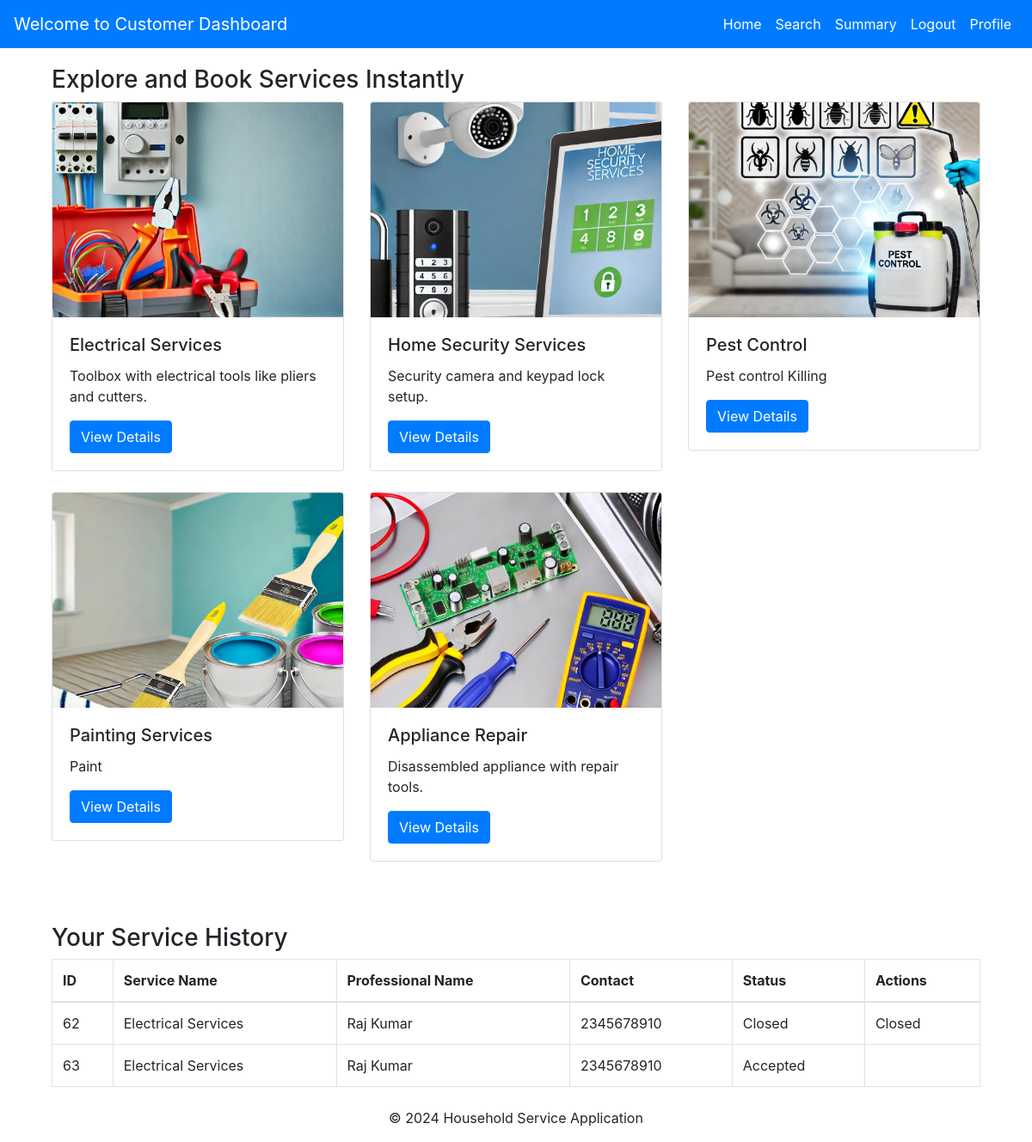
Screenshot of /customer/dashboard (signed in) with the database file from the repository.
### models.py (models this page shows, shortened)
class Service(db.Model):
    __tablename__ = 'service'
    service_id = db.Column(db.Integer, primary_key=True, autoincrement=True, nullable=False)
    user_id = db.Column(db.Integer, db.ForeignKey('users.user_id'), default=1, nullable=True)
    prof_id = db.Column(db.Integer, db.ForeignKey('service_professionals.prof_id'), default=1, nullable=True)
    name = db.Column(db.String(100), nullable=True)
    new_service_name = db.Column(db.String(100), nullable=True)
    description = db.Column(db.Text, nullable=True)
    base_price = db.Column(db.Float, nullable=False)
    date_created = db.Column(db.DateTime, default=datetime.utcnow)
    image = db.Column(db.String(255), nullable=True)

class ServiceRequest(db.Model):
    __tablename__ = 'service_requests'
    req_id = db.Column(db.Integer, primary_key=True, autoincrement=True, nullable=False)
    user_id = db.Column(db.Integer, db.ForeignKey('users.user_id'), nullable=True)
    service_id = db.Column(db.Integer, db.ForeignKey('service.service_id'), nullable=True)
    prof_id = db.Column(db.Integer, db.ForeignKey('service_professionals.prof_id'), nullable=True)
    status = db.Column(db.String(20), default='Requested', nullable=False)
    rating = db.Column(db.Integer)
    remarks = db.Column(db.String(255))
    requested_date = db.Column(db.DateTime, default=datetime.utcnow, nullable=False)
    close_date = db.Column(db.DateTime, default=datetime.utcnow, nullable=False)
    service = db.relationship('Service', backref='requests')
    professional = db.relationship('ServiceProfessional', backref='requests')

class ServiceProfessional(UserMixin, db.Model):
    __tablename__ = 'service_professionals'
    prof_id = db.Column(db.Integer, primary_key=True, autoincrement=True, nullable=False)  # Auto-increment primary key
    username = db.Column(db.String(255), unique=True, nullable=False)  # Unique username
    password = db.Column(db.String(200), nullable=False)  # Store hashed password
    prof_name = db.Column(db.String(250), nullable=False)  # Name of the professional
    service_type = db.Column(db.String(100), nullable=False)  # Type of service offered
    experience = db.Column(db.String(100), nullable=False)  # Years of experience
    address = db.Column(db.Text, nullable=False)  # Address
    contact = db.Column(db.String(15), nullable=False)  # Contact number
    pincode = db.Column(db.String(10), nullable=False)  # Pincode/ZIP code
    date_created = db.Column(db.DateTime, default=func.now(), nullable=False)  # Automatically set to current timestamp
    status = db.Column(db.Text, default=ProfessionalStatus.PENDING, nullable=False)  # Status stored as text
    role = db.Column(db.String(50), default='service_professional', nullable=False)
    service_requests = db.relationship('ServiceRequest', backref='service_professionals', lazy=True)

### customer_routes.py (the view)
@customer_bp.route('/dashboard')
def dashboard():
    user_id = session.get('user_id')
    if not user_id:
        flash('You must log in to access the dashboard.', 'danger')
        return redirect(url_for('main.login'))  # Replace with your login route
    service_history = ServiceRequest.query.filter_by(user_id=user_id).all()
    services = Service.query.all()
    return render_template(
        'user_panel/customer_dashboard.html',
        services=services,
        service_history=service_history
    )

### templates/user_panel/customer_dashboard.html
{% extends 'user_panel/base.html' %}
{% block content %}
<div class="container">
    <section class="services">
        <h3>Explore and Book Services Instantly</h3>
        <div class="row">
            {% for service in services %}
                <div class="col-md-4 mb-4">
                    <div class="card">
                        <img src="{{ url_for('static', filename=service.image[7:]) if service.image else url_for('static', filename='uploads/default-service-image.jpg') }}"
                                 class="card-img-top" alt="{{ service.name }}" style="max-height: 250px; object-fit: cover;">
                        <div class="card-body">
                            <h5 class="card-title">{{ service.name }}</h5>
                            <p class="card-text">{{ service.description }}</p>
                            <a href="{{ url_for('customer.subcategory', service_id=service.service_id) }}"
                               class="btn btn-primary">View Details</a>
                        </div>
                    </div>
                </div>
            {% endfor %}
        </div>
    </section>
    <section class="service-history mt-5">
        <h3>Your Service History</h3>
        <table class="table table-bordered">
            <thead>
                <tr>
                    <th>ID</th>
                    <th>Service Name</th>
                    <th>Professional Name</th>
                    <th>Contact</th>
                    <th>Status</th>
                    <th>Actions</th>
                </tr>
            </thead>
            <tbody>
                {% for service_request in service_history %}
                    <tr>
                        <td>{{ service_request.req_id }}</td>
                        <td>{{ service_request.service.name }}</td>
                        <td>{{ service_request.service_professionals.prof_name if service_request.service_professionals else 'N/A' }}</td>
                        <td>{{ service_request.service_professionals.contact if service_request.service_professionals else 'N/A' }}</td>
                        <td>{{ service_request.status }}</td>
                        <td>
                            {% if service_request.status == 'Closed' %}
                                Closed
                            {% elif service_request.status == 'Requested' %}
                                <form action="{{ url_for('customer.service_feedback', request_id=service_request.req_id) }}" method="GET">
                                    <button type="submit" class="btn btn-warning">Close?</button>
                                </form>
                            {% endif %}
                        </td>
                    </tr>
                {% else %}
                    <tr>
                        <td colspan="6" class="text-center text-muted">You have not booked any services yet.</td>
                    </tr>
                {% endfor %}
            </tbody>
        </table>
    </section>
</div>
{% endblock %}

### templates/user_panel/base.html (style rules this page uses)
.container { margin-top: 20px; }

### rows the page displays
Service: image (picture), name "Electrical Services", description "Toolbox with electrical tools like pliers and cutters."
Service: image (picture), name "Home Security Services", description "Security camera and keypad lock setup."
Service: image (picture), name "Pest Control", description "Pest control Killing"
Service: image (picture), name "Painting Services", description "Paint"
Service: image (picture), name "Appliance Repair", description "Disassembled appliance with repair tools."
ServiceRequest: req_id "62", service.name "Electrical Services", service_professionals "Raj Kumar", service_professionals "2345678910", status "Closed"
ServiceRequest: req_id "63", service.name "Electrical Services", service_professionals "Raj Kumar", service_professionals "2345678910", status "Accepted"
